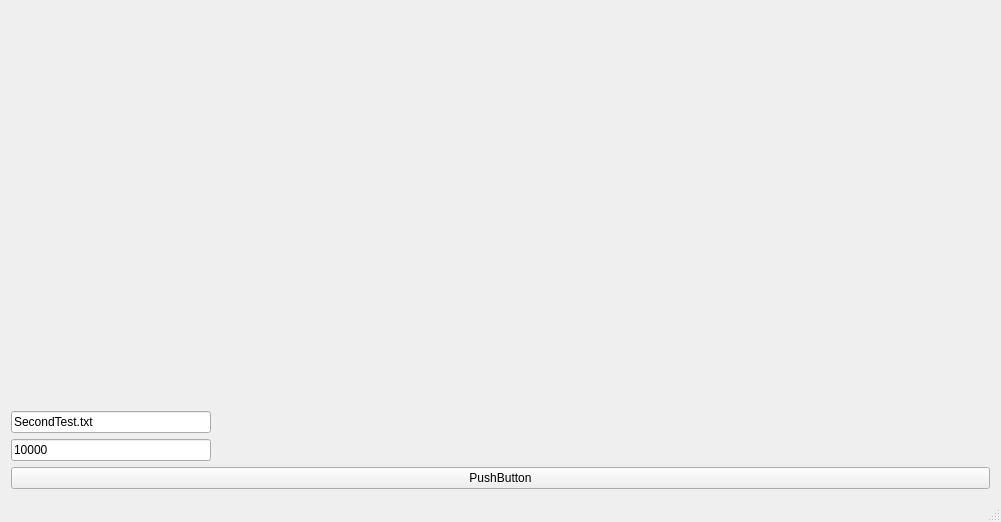
<?xml version="1.0" encoding="UTF-8"?>
<ui version="4.0">
 <class>MainWindow</class>
 <widget class="QMainWindow" name="MainWindow">
  <property name="geometry">
   <rect>
    <x>0</x>
    <y>0</y>
    <width>1001</width>
    <height>522</height>
   </rect>
  </property>
  <property name="windowTitle">
   <string>QCustomPlot plot examples</string>
  </property>
  <widget class="QWidget" name="centralWidget">
   <layout class="QVBoxLayout" name="verticalLayout">
    <item>
     <widget class="QCustomPlot" name="customPlot" native="true">
      <property name="enabled">
       <bool>true</bool>
      </property>
      <property name="maximumSize">
       <size>
        <width>1624</width>
        <height>488</height>
       </size>
      </property>
     </widget>
    </item>
    <item>
     <widget class="QLineEdit" name="lineEdit">
      <property name="maximumSize">
       <size>
        <width>200</width>
        <height>16777215</height>
       </size>
      </property>
      <property name="text">
       <string>SecondTest.txt</string>
      </property>
     </widget>
    </item>
    <item>
     <widget class="QLineEdit" name="lineEdit_Itterations">
      <property name="maximumSize">
       <size>
        <width>200</width>
        <height>16777215</height>
       </size>
      </property>
      <property name="text">
       <string>10000</string>
      </property>
     </widget>
    </item>
    <item>
     <widget class="QPushButton" name="pushButton">
      <property name="text">
       <string>PushButton</string>
      </property>
     </widget>
    </item>
   </layout>
  </widget>
  <widget class="QStatusBar" name="statusBar"/>
 </widget>
 <layoutdefault spacing="6" margin="11"/>
 <customwidgets>
  <customwidget>
   <class>QCustomPlot</class>
   <extends>QWidget</extends>
   <header>../../qcustomplot.h</header>
   <container>1</container>
  </customwidget>
 </customwidgets>
 <resources/>
 <connections/>
</ui>
